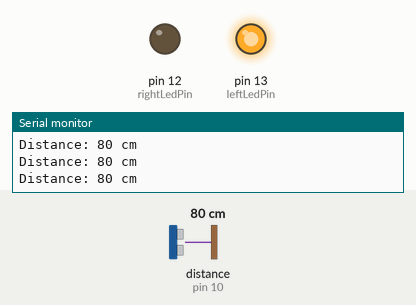
A sketch run on a simulated Arduino Uno, built with avr-gcc and run on an emulated ATmega328P. Shown: output pins drawn as LEDs (lit = HIGH), the last lines printed to the serial monitor. Wiring (inferred from the names in the program): ultrasonic range finder: trigger pin 9; echo pin 10. Inputs (shaded band) come from the test bench; at power-on: distance to the obstacle (sensor on pin 10) 80 cm. The echo pulse lasts 58.3 µs per cm; pins used as bus, display or sensor lines are not drawn.

Above: at 1.3 s.
1.4 s: distance to the obstacle (sensor on pin 10) set to 33 cm
2.9 s: distance to the obstacle (sensor on pin 10) set to 29 cm
At 4.2 s:
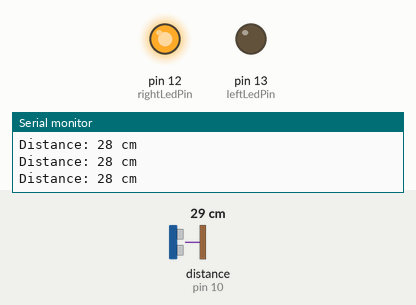
4.5 s: distance to the obstacle (sensor on pin 10) set to 35 cm
At 5.7 s:
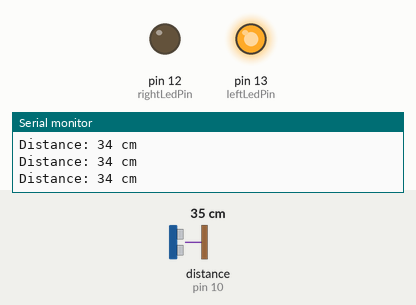
6.0 s: distance to the obstacle (sensor on pin 10) set to 2 cm
At 7.2 s:
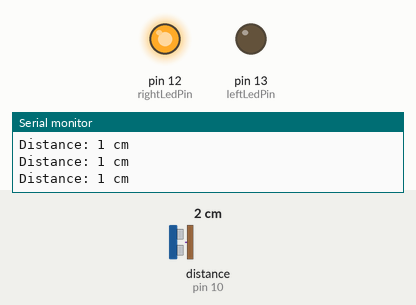
Timing chart, 0 to 8.5 s (numbered marks = the images above; inputs shaded):
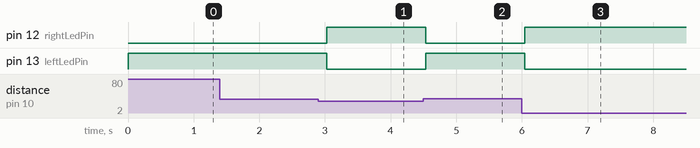

The sketch:

left_and_right_led_ultrasonic_sensor.ino
```cpp
const int trigPin = 9;
const int echoPin = 10;


const int leftLedPin = 13;
const int rightLedPin = 12;

void setup() {
  // Set the LED pins as OUTPUT
  pinMode(leftLedPin, OUTPUT);
  pinMode(rightLedPin, OUTPUT);

  // Set the ultrasonic sensor pins
  pinMode(trigPin, OUTPUT);
  pinMode(echoPin, INPUT);


  Serial.begin(9600);
}

void loop() {

  digitalWrite(trigPin, LOW);
  delayMicroseconds(2);
  digitalWrite(trigPin, HIGH);
  delayMicroseconds(10);
  digitalWrite(trigPin, LOW);


  unsigned long duration = pulseIn(echoPin, HIGH);


  int distance = duration / 58;


  Serial.print("Distance: ");
  Serial.print(distance);
  Serial.println(" cm");


  if (distance < 30) {

    digitalWrite(leftLedPin, LOW);
    digitalWrite(rightLedPin, HIGH);
  } else {
    // No object detected, turn on left LED
    digitalWrite(leftLedPin, HIGH);
    digitalWrite(rightLedPin, LOW);
  }


  delay(500);
}
```

Measured:
- the behaviour switches between 31 and 30 cm on distance to the obstacle (sensor on pin 10) (found by bisection; images 0 and 1)
- after the input at 2.9 s, pin 12 (rightLedPin): LOW → HIGH after 0.13 s; pin 13 (leftLedPin): HIGH → LOW after 0.13 s
- after the input at 4.5 s, pin 12 (rightLedPin): HIGH → LOW at once; pin 13 (leftLedPin): LOW → HIGH at once
- after the input at 6.0 s, pin 12 (rightLedPin): LOW → HIGH at once; pin 13 (leftLedPin): HIGH → LOW at once
